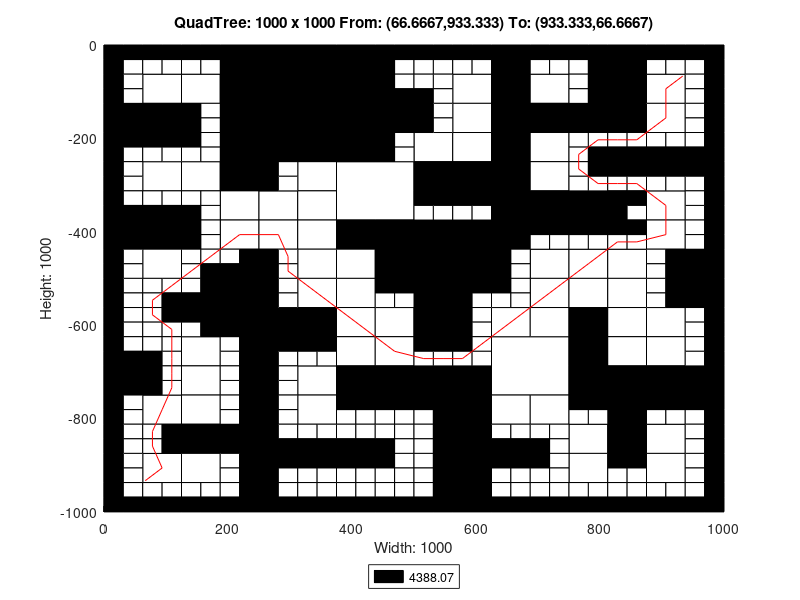

Recreate this plot in MATLAB.
axis([0 1000 -1000 0]);
title('QuadTree: 1000 x 1000 From: (66.6667,933.333) To: (933.333,66.6667)');
xlabel('Width: 1000');
ylabel('Height: 1000');
rectangle('Position',[250 -125 125 125], 'FaceColor',[0 0 0]);
rectangle('Position',[250 -250 125 125], 'FaceColor',[0 0 0]);
rectangle('Position',[375 -375 125 125], 'FaceColor',[1 1 1]);
rectangle('Position',[500 -500 125 125], 'FaceColor',[0 0 0]);
rectangle('Position',[625 -750 125 125], 'FaceColor',[1 1 1]);
rectangle('Position',[62.5 -125 62.5 62.5], 'FaceColor',[1 1 1]);
rectangle('Position',[187.5 -62.5 62.5 62.5], 'FaceColor',[0 0 0]);
rectangle('Position',[125 -125 62.5 62.5], 'FaceColor',[1 1 1]);
rectangle('Position',[187.5 -125 62.5 62.5], 'FaceColor',[0 0 0]);
rectangle('Position',[0 -187.5 62.5 62.5], 'FaceColor',[0 0 0]);
rectangle('Position',[62.5 -187.5 62.5 62.5], 'FaceColor',[0 0 0]);
rectangle('Position',[187.5 -187.5 62.5 62.5], 'FaceColor',[0 0 0]);
rectangle('Position',[187.5 -250 62.5 62.5], 'FaceColor',[0 0 0]);
rectangle('Position',[375 -62.5 62.5 62.5], 'FaceColor',[0 0 0]);
rectangle('Position',[375 -125 62.5 62.5], 'FaceColor',[0 0 0]);
rectangle('Position',[375 -187.5 62.5 62.5], 'FaceColor',[0 0 0]);
rectangle('Position',[437.5 -187.5 62.5 62.5], 'FaceColor',[0 0 0]);
rectangle('Position',[375 -250 62.5 62.5], 'FaceColor',[0 0 0]);
rectangle('Position',[62.5 -312.5 62.5 62.5], 'FaceColor',[1 1 1]);
rectangle('Position',[125 -312.5 62.5 62.5], 'FaceColor',[1 1 1]);
rectangle('Position',[187.5 -312.5 62.5 62.5], 'FaceColor',[0 0 0]);
rectangle('Position',[187.5 -375 62.5 62.5], 'FaceColor',[1 1 1]);
rectangle('Position',[0 -437.5 62.5 62.5], 'FaceColor',[0 0 0]);
rectangle('Position',[62.5 -437.5 62.5 62.5], 'FaceColor',[0 0 0]);
rectangle('Position',[62.5 -500 62.5 62.5], 'FaceColor',[1 1 1]);
rectangle('Position',[187.5 -437.5 62.5 62.5], 'FaceColor',[1 1 1]);
rectangle('Position',[312.5 -312.5 62.5 62.5], 'FaceColor',[1 1 1]);
rectangle('Position',[250 -375 62.5 62.5], 'FaceColor',[1 1 1]);
rectangle('Position',[312.5 -375 62.5 62.5], 'FaceColor',[1 1 1]);
rectangle('Position',[250 -437.5 62.5 62.5], 'FaceColor',[1 1 1]);
rectangle('Position',[312.5 -437.5 62.5 62.5], 'FaceColor',[1 1 1]);
rectangle('Position',[312.5 -500 62.5 62.5], 'FaceColor',[1 1 1]);
rectangle('Position',[375 -437.5 62.5 62.5], 'FaceColor',[0 0 0]);
rectangle('Position',[437.5 -437.5 62.5 62.5], 'FaceColor',[0 0 0]);
rectangle('Position',[375 -500 62.5 62.5], 'FaceColor',[1 1 1]);
rectangle('Position',[437.5 -500 62.5 62.5], 'FaceColor',[0 0 0]);
rectangle('Position',[562.5 -125 62.5 62.5], 'FaceColor',[1 1 1]);
rectangle('Position',[625 -62.5 62.5 62.5], 'FaceColor',[0 0 0]);
rectangle('Position',[625 -125 62.5 62.5], 'FaceColor',[0 0 0]);
rectangle('Position',[687.5 -125 62.5 62.5], 'FaceColor',[1 1 1]);
rectangle('Position',[562.5 -187.5 62.5 62.5], 'FaceColor',[1 1 1]);
rectangle('Position',[500 -250 62.5 62.5], 'FaceColor',[1 1 1]);
rectangle('Position',[562.5 -250 62.5 62.5], 'FaceColor',[1 1 1]);
rectangle('Position',[625 -187.5 62.5 62.5], 'FaceColor',[0 0 0]);
rectangle('Position',[687.5 -187.5 62.5 62.5], 'FaceColor',[0 0 0]);
rectangle('Position',[625 -250 62.5 62.5], 'FaceColor',[0 0 0]);
rectangle('Position',[687.5 -250 62.5 62.5], 'FaceColor',[1 1 1]);
rectangle('Position',[812.5 -62.5 62.5 62.5], 'FaceColor',[0 0 0]);
rectangle('Position',[812.5 -125 62.5 62.5], 'FaceColor',[0 0 0]);
rectangle('Position',[875 -125 62.5 62.5], 'FaceColor',[1 1 1]);
rectangle('Position',[750 -187.5 62.5 62.5], 'FaceColor',[0 0 0]);
rectangle('Position',[812.5 -187.5 62.5 62.5], 'FaceColor',[0 0 0]);
rectangle('Position',[875 -187.5 62.5 62.5], 'FaceColor',[1 1 1]);
rectangle('Position',[500 -312.5 62.5 62.5], 'FaceColor',[0 0 0]);
rectangle('Position',[562.5 -312.5 62.5 62.5], 'FaceColor',[0 0 0]);
rectangle('Position',[625 -312.5 62.5 62.5], 'FaceColor',[0 0 0]);
rectangle('Position',[687.5 -312.5 62.5 62.5], 'FaceColor',[1 1 1]);
rectangle('Position',[625 -375 62.5 62.5], 'FaceColor',[0 0 0]);
rectangle('Position',[687.5 -375 62.5 62.5], 'FaceColor',[0 0 0]);
rectangle('Position',[625 -437.5 62.5 62.5], 'FaceColor',[0 0 0]);
rectangle('Position',[687.5 -500 62.5 62.5], 'FaceColor',[1 1 1]);
rectangle('Position',[750 -375 62.5 62.5], 'FaceColor',[0 0 0]);
rectangle('Position',[875 -375 62.5 62.5], 'FaceColor',[1 1 1]);
rectangle('Position',[750 -500 62.5 62.5], 'FaceColor',[1 1 1]);
rectangle('Position',[812.5 -500 62.5 62.5], 'FaceColor',[1 1 1]);
rectangle('Position',[875 -437.5 62.5 62.5], 'FaceColor',[1 1 1]);
rectangle('Position',[937.5 -500 62.5 62.5], 'FaceColor',[0 0 0]);
rectangle('Position',[187.5 -562.5 62.5 62.5], 'FaceColor',[0 0 0]);
rectangle('Position',[187.5 -625 62.5 62.5], 'FaceColor',[0 0 0]);
rectangle('Position',[0 -750 62.5 62.5], 'FaceColor',[0 0 0]);
rectangle('Position',[125 -687.5 62.5 62.5], 'FaceColor',[1 1 1]);
rectangle('Position',[125 -750 62.5 62.5], 'FaceColor',[1 1 1]);
rectangle('Position',[312.5 -562.5 62.5 62.5], 'FaceColor',[1 1 1]);
rectangle('Position',[250 -625 62.5 62.5], 'FaceColor',[0 0 0]);
rectangle('Position',[312.5 -625 62.5 62.5], 'FaceColor',[0 0 0]);
rectangle('Position',[375 -562.5 62.5 62.5], 'FaceColor',[1 1 1]);
rectangle('Position',[375 -625 62.5 62.5], 'FaceColor',[1 1 1]);
rectangle('Position',[437.5 -625 62.5 62.5], 'FaceColor',[1 1 1]);
rectangle('Position',[312.5 -750 62.5 62.5], 'FaceColor',[1 1 1]);
rectangle('Position',[375 -687.5 62.5 62.5], 'FaceColor',[1 1 1]);
rectangle('Position',[437.5 -687.5 62.5 62.5], 'FaceColor',[1 1 1]);
rectangle('Position',[375 -750 62.5 62.5], 'FaceColor',[0 0 0]);
rectangle('Position',[437.5 -750 62.5 62.5], 'FaceColor',[0 0 0]);
rectangle('Position',[62.5 -812.5 62.5 62.5], 'FaceColor',[1 1 1]);
rectangle('Position',[125 -812.5 62.5 62.5], 'FaceColor',[1 1 1]);
rectangle('Position',[125 -875 62.5 62.5], 'FaceColor',[0 0 0]);
rectangle('Position',[187.5 -875 62.5 62.5], 'FaceColor',[0 0 0]);
rectangle('Position',[62.5 -937.5 62.5 62.5], 'FaceColor',[1 1 1]);
rectangle('Position',[125 -937.5 62.5 62.5], 'FaceColor',[1 1 1]);
rectangle('Position',[312.5 -812.5 62.5 62.5], 'FaceColor',[1 1 1]);
rectangle('Position',[500 -562.5 62.5 62.5], 'FaceColor',[0 0 0]);
rectangle('Position',[500 -625 62.5 62.5], 'FaceColor',[0 0 0]);
rectangle('Position',[687.5 -562.5 62.5 62.5], 'FaceColor',[1 1 1]);
rectangle('Position',[625 -625 62.5 62.5], 'FaceColor',[1 1 1]);
rectangle('Position',[687.5 -625 62.5 62.5], 'FaceColor',[1 1 1]);
rectangle('Position',[500 -750 62.5 62.5], 'FaceColor',[0 0 0]);
rectangle('Position',[562.5 -750 62.5 62.5], 'FaceColor',[0 0 0]);
rectangle('Position',[750 -562.5 62.5 62.5], 'FaceColor',[1 1 1]);
rectangle('Position',[812.5 -562.5 62.5 62.5], 'FaceColor',[1 1 1]);
rectangle('Position',[750 -625 62.5 62.5], 'FaceColor',[0 0 0]);
rectangle('Position',[812.5 -625 62.5 62.5], 'FaceColor',[1 1 1]);
rectangle('Position',[937.5 -562.5 62.5 62.5], 'FaceColor',[0 0 0]);
rectangle('Position',[875 -625 62.5 62.5], 'FaceColor',[1 1 1]);
rectangle('Position',[750 -687.5 62.5 62.5], 'FaceColor',[0 0 0]);
rectangle('Position',[812.5 -687.5 62.5 62.5], 'FaceColor',[1 1 1]);
rectangle('Position',[750 -750 62.5 62.5], 'FaceColor',[0 0 0]);
rectangle('Position',[812.5 -750 62.5 62.5], 'FaceColor',[0 0 0]);
rectangle('Position',[875 -687.5 62.5 62.5], 'FaceColor',[1 1 1]);
rectangle('Position',[875 -750 62.5 62.5], 'FaceColor',[0 0 0]);
rectangle('Position',[937.5 -750 62.5 62.5], 'FaceColor',[0 0 0]);
rectangle('Position',[562.5 -812.5 62.5 62.5], 'FaceColor',[0 0 0]);
rectangle('Position',[562.5 -875 62.5 62.5], 'FaceColor',[0 0 0]);
rectangle('Position',[625 -812.5 62.5 62.5], 'FaceColor',[1 1 1]);
rectangle('Position',[687.5 -812.5 62.5 62.5], 'FaceColor',[1 1 1]);
rectangle('Position',[562.5 -937.5 62.5 62.5], 'FaceColor',[0 0 0]);
rectangle('Position',[562.5 -1000 62.5 62.5], 'FaceColor',[0 0 0]);
rectangle('Position',[812.5 -812.5 62.5 62.5], 'FaceColor',[0 0 0]);
rectangle('Position',[750 -875 62.5 62.5], 'FaceColor',[1 1 1]);
rectangle('Position',[812.5 -875 62.5 62.5], 'FaceColor',[0 0 0]);
rectangle('Position',[875 -875 62.5 62.5], 'FaceColor',[1 1 1]);
rectangle('Position',[750 -937.5 62.5 62.5], 'FaceColor',[1 1 1]);
rectangle('Position',[875 -937.5 62.5 62.5], 'FaceColor',[1 1 1]);
rectangle('Position',[0 -31.25 31.25 31.25], 'FaceColor',[0 0 0]);
rectangle('Position',[31.25 -31.25 31.25 31.25], 'FaceColor',[0 0 0]);
rectangle('Position',[0 -62.5 31.25 31.25], 'FaceColor',[0 0 0]);
rectangle('Position',[31.25 -62.5 31.25 31.25], 'FaceColor',[1 1 1]);
rectangle('Position',[62.5 -31.25 31.25 31.25], 'FaceColor',[0 0 0]);
rectangle('Position',[93.75 -31.25 31.25 31.25], 'FaceColor',[0 0 0]);
rectangle('Position',[62.5 -62.5 31.25 31.25], 'FaceColor',[1 1 1]);
rectangle('Position',[93.75 -62.5 31.25 31.25], 'FaceColor',[1 1 1]);
rectangle('Position',[0 -93.75 31.25 31.25], 'FaceColor',[0 0 0]);
rectangle('Position',[31.25 -93.75 31.25 31.25], 'FaceColor',[1 1 1]);
rectangle('Position',[0 -125 31.25 31.25], 'FaceColor',[0 0 0]);
rectangle('Position',[31.25 -125 31.25 31.25], 'FaceColor',[1 1 1]);
rectangle('Position',[125 -31.25 31.25 31.25], 'FaceColor',[0 0 0]);
rectangle('Position',[156.25 -31.25 31.25 31.25], 'FaceColor',[0 0 0]);
rectangle('Position',[125 -62.5 31.25 31.25], 'FaceColor',[1 1 1]);
rectangle('Position',[156.25 -62.5 31.25 31.25], 'FaceColor',[1 1 1]);
rectangle('Position',[0 -218.75 31.25 31.25], 'FaceColor',[0 0 0]);
rectangle('Position',[31.25 -218.75 31.25 31.25], 'FaceColor',[0 0 0]);
rectangle('Position',[0 -250 31.25 31.25], 'FaceColor',[0 0 0]);
rectangle('Position',[31.25 -250 31.25 31.25], 'FaceColor',[1 1 1]);
rectangle('Position',[62.5 -218.75 31.25 31.25], 'FaceColor',[0 0 0]);
rectangle('Position',[93.75 -218.75 31.25 31.25], 'FaceColor',[0 0 0]);
rectangle('Position',[62.5 -250 31.25 31.25], 'FaceColor',[1 1 1]);
rectangle('Position',[93.75 -250 31.25 31.25], 'FaceColor',[1 1 1]);
rectangle('Position',[125 -156.25 31.25 31.25], 'FaceColor',[0 0 0]);
rectangle('Position',[156.25 -156.25 31.25 31.25], 'FaceColor',[1 1 1]);
rectangle('Position',[125 -187.5 31.25 31.25], 'FaceColor',[0 0 0]);
rectangle('Position',[156.25 -187.5 31.25 31.25], 'FaceColor',[1 1 1]);
rectangle('Position',[125 -218.75 31.25 31.25], 'FaceColor',[0 0 0]);
rectangle('Position',[156.25 -218.75 31.25 31.25], 'FaceColor',[1 1 1]);
rectangle('Position',[125 -250 31.25 31.25], 'FaceColor',[1 1 1]);
rectangle('Position',[156.25 -250 31.25 31.25], 'FaceColor',[1 1 1]);
rectangle('Position',[437.5 -31.25 31.25 31.25], 'FaceColor',[0 0 0]);
rectangle('Position',[468.75 -31.25 31.25 31.25], 'FaceColor',[0 0 0]);
rectangle('Position',[437.5 -62.5 31.25 31.25], 'FaceColor',[0 0 0]);
rectangle('Position',[468.75 -62.5 31.25 31.25], 'FaceColor',[1 1 1]);
rectangle('Position',[437.5 -93.75 31.25 31.25], 'FaceColor',[0 0 0]);
rectangle('Position',[468.75 -93.75 31.25 31.25], 'FaceColor',[1 1 1]);
rectangle('Position',[437.5 -125 31.25 31.25], 'FaceColor',[0 0 0]);
rectangle('Position',[468.75 -125 31.25 31.25], 'FaceColor',[0 0 0]);
rectangle('Position',[437.5 -218.75 31.25 31.25], 'FaceColor',[0 0 0]);
rectangle('Position',[468.75 -218.75 31.25 31.25], 'FaceColor',[1 1 1]);
rectangle('Position',[437.5 -250 31.25 31.25], 'FaceColor',[0 0 0]);
rectangle('Position',[468.75 -250 31.25 31.25], 'FaceColor',[1 1 1]);
rectangle('Position',[0 -281.25 31.25 31.25], 'FaceColor',[0 0 0]);
rectangle('Position',[31.25 -281.25 31.25 31.25], 'FaceColor',[1 1 1]);
rectangle('Position',[0 -312.5 31.25 31.25], 'FaceColor',[0 0 0]);
rectangle('Position',[31.25 -312.5 31.25 31.25], 'FaceColor',[1 1 1]);
rectangle('Position',[0 -343.75 31.25 31.25], 'FaceColor',[0 0 0]);
rectangle('Position',[31.25 -343.75 31.25 31.25], 'FaceColor',[1 1 1]);
rectangle('Position',[0 -375 31.25 31.25], 'FaceColor',[0 0 0]);
rectangle('Position',[31.25 -375 31.25 31.25], 'FaceColor',[0 0 0]);
rectangle('Position',[62.5 -343.75 31.25 31.25], 'FaceColor',[1 1 1]);
rectangle('Position',[93.75 -343.75 31.25 31.25], 'FaceColor',[1 1 1]);
rectangle('Position',[62.5 -375 31.25 31.25], 'FaceColor',[0 0 0]);
rectangle('Position',[93.75 -375 31.25 31.25], 'FaceColor',[0 0 0]);
rectangle('Position',[125 -343.75 31.25 31.25], 'FaceColor',[1 1 1]);
rectangle('Position',[156.25 -343.75 31.25 31.25], 'FaceColor',[1 1 1]);
rectangle('Position',[125 -375 31.25 31.25], 'FaceColor',[0 0 0]);
rectangle('Position',[156.25 -375 31.25 31.25], 'FaceColor',[1 1 1]);
rectangle('Position',[0 -468.75 31.25 31.25], 'FaceColor',[0 0 0]);
rectangle('Position',[31.25 -468.75 31.25 31.25], 'FaceColor',[1 1 1]);
rectangle('Position',[0 -500 31.25 31.25], 'FaceColor',[0 0 0]);
rectangle('Position',[31.25 -500 31.25 31.25], 'FaceColor',[1 1 1]);
rectangle('Position',[125 -406.25 31.25 31.25], 'FaceColor',[0 0 0]);
rectangle('Position',[156.25 -406.25 31.25 31.25], 'FaceColor',[1 1 1]);
rectangle('Position',[125 -437.5 31.25 31.25], 'FaceColor',[0 0 0]);
rectangle('Position',[156.25 -437.5 31.25 31.25], 'FaceColor',[1 1 1]);
rectangle('Position',[125 -468.75 31.25 31.25], 'FaceColor',[1 1 1]);
rectangle('Position',[156.25 -468.75 31.25 31.25], 'FaceColor',[1 1 1]);
rectangle('Position',[125 -500 31.25 31.25], 'FaceColor',[1 1 1]);
rectangle('Position',[156.25 -500 31.25 31.25], 'FaceColor',[0 0 0]);
rectangle('Position',[187.5 -468.75 31.25 31.25], 'FaceColor',[1 1 1]);
rectangle('Position',[218.75 -468.75 31.25 31.25], 'FaceColor',[0 0 0]);
rectangle('Position',[187.5 -500 31.25 31.25], 'FaceColor',[0 0 0]);
rectangle('Position',[218.75 -500 31.25 31.25], 'FaceColor',[0 0 0]);
rectangle('Position',[250 -281.25 31.25 31.25], 'FaceColor',[0 0 0]);
rectangle('Position',[281.25 -281.25 31.25 31.25], 'FaceColor',[1 1 1]);
rectangle('Position',[250 -312.5 31.25 31.25], 'FaceColor',[0 0 0]);
rectangle('Position',[281.25 -312.5 31.25 31.25], 'FaceColor',[1 1 1]);
rectangle('Position',[250 -468.75 31.25 31.25], 'FaceColor',[0 0 0]);
rectangle('Position',[281.25 -468.75 31.25 31.25], 'FaceColor',[1 1 1]);
rectangle('Position',[250 -500 31.25 31.25], 'FaceColor',[0 0 0]);
rectangle('Position',[281.25 -500 31.25 31.25], 'FaceColor',[1 1 1]);
rectangle('Position',[500 -31.25 31.25 31.25], 'FaceColor',[0 0 0]);
rectangle('Position',[531.25 -31.25 31.25 31.25], 'FaceColor',[0 0 0]);
rectangle('Position',[500 -62.5 31.25 31.25], 'FaceColor',[1 1 1]);
rectangle('Position',[531.25 -62.5 31.25 31.25], 'FaceColor',[1 1 1]);
rectangle('Position',[562.5 -31.25 31.25 31.25], 'FaceColor',[0 0 0]);
rectangle('Position',[593.75 -31.25 31.25 31.25], 'FaceColor',[0 0 0]);
rectangle('Position',[562.5 -62.5 31.25 31.25], 'FaceColor',[1 1 1]);
rectangle('Position',[593.75 -62.5 31.25 31.25], 'FaceColor',[1 1 1]);
rectangle('Position',[500 -93.75 31.25 31.25], 'FaceColor',[1 1 1]);
rectangle('Position',[531.25 -93.75 31.25 31.25], 'FaceColor',[1 1 1]);
rectangle('Position',[500 -125 31.25 31.25], 'FaceColor',[0 0 0]);
rectangle('Position',[531.25 -125 31.25 31.25], 'FaceColor',[1 1 1]);
rectangle('Position',[687.5 -31.25 31.25 31.25], 'FaceColor',[0 0 0]);
rectangle('Position',[718.75 -31.25 31.25 31.25], 'FaceColor',[0 0 0]);
rectangle('Position',[687.5 -62.5 31.25 31.25], 'FaceColor',[1 1 1]);
rectangle('Position',[718.75 -62.5 31.25 31.25], 'FaceColor',[1 1 1]);
rectangle('Position',[500 -156.25 31.25 31.25], 'FaceColor',[0 0 0]);
rectangle('Position',[531.25 -156.25 31.25 31.25], 'FaceColor',[1 1 1]);
rectangle('Position',[500 -187.5 31.25 31.25], 'FaceColor',[0 0 0]);
rectangle('Position',[531.25 -187.5 31.25 31.25], 'FaceColor',[1 1 1]);
rectangle('Position',[750 -31.25 31.25 31.25], 'FaceColor',[0 0 0]);
rectangle('Position',[781.25 -31.25 31.25 31.25], 'FaceColor',[0 0 0]);
rectangle('Position',[750 -62.5 31.25 31.25], 'FaceColor',[1 1 1]);
rectangle('Position',[781.25 -62.5 31.25 31.25], 'FaceColor',[0 0 0]);
rectangle('Position',[750 -93.75 31.25 31.25], 'FaceColor',[1 1 1]);
rectangle('Position',[781.25 -93.75 31.25 31.25], 'FaceColor',[0 0 0]);
rectangle('Position',[750 -125 31.25 31.25], 'FaceColor',[1 1 1]);
rectangle('Position',[781.25 -125 31.25 31.25], 'FaceColor',[0 0 0]);
rectangle('Position',[875 -31.25 31.25 31.25], 'FaceColor',[0 0 0]);
rectangle('Position',[906.25 -31.25 31.25 31.25], 'FaceColor',[0 0 0]);
rectangle('Position',[875 -62.5 31.25 31.25], 'FaceColor',[1 1 1]);
rectangle('Position',[906.25 -62.5 31.25 31.25], 'FaceColor',[1 1 1]);
rectangle('Position',[937.5 -31.25 31.25 31.25], 'FaceColor',[0 0 0]);
rectangle('Position',[968.75 -31.25 31.25 31.25], 'FaceColor',[0 0 0]);
rectangle('Position',[937.5 -62.5 31.25 31.25], 'FaceColor',[1 1 1]);
rectangle('Position',[968.75 -62.5 31.25 31.25], 'FaceColor',[0 0 0]);
rectangle('Position',[937.5 -93.75 31.25 31.25], 'FaceColor',[1 1 1]);
rectangle('Position',[968.75 -93.75 31.25 31.25], 'FaceColor',[0 0 0]);
rectangle('Position',[937.5 -125 31.25 31.25], 'FaceColor',[1 1 1]);
rectangle('Position',[968.75 -125 31.25 31.25], 'FaceColor',[0 0 0]);
rectangle('Position',[750 -218.75 31.25 31.25], 'FaceColor',[1 1 1]);
rectangle('Position',[781.25 -218.75 31.25 31.25], 'FaceColor',[1 1 1]);
rectangle('Position',[750 -250 31.25 31.25], 'FaceColor',[1 1 1]);
rectangle('Position',[781.25 -250 31.25 31.25], 'FaceColor',[0 0 0]);
rectangle('Position',[812.5 -218.75 31.25 31.25], 'FaceColor',[1 1 1]);
rectangle('Position',[843.75 -218.75 31.25 31.25], 'FaceColor',[1 1 1]);
rectangle('Position',[812.5 -250 31.25 31.25], 'FaceColor',[0 0 0]);
rectangle('Position',[843.75 -250 31.25 31.25], 'FaceColor',[0 0 0]);
rectangle('Position',[937.5 -156.25 31.25 31.25], 'FaceColor',[1 1 1]);
rectangle('Position',[968.75 -156.25 31.25 31.25], 'FaceColor',[0 0 0]);
rectangle('Position',[937.5 -187.5 31.25 31.25], 'FaceColor',[1 1 1]);
rectangle('Position',[968.75 -187.5 31.25 31.25], 'FaceColor',[0 0 0]);
rectangle('Position',[875 -218.75 31.25 31.25], 'FaceColor',[1 1 1]);
rectangle('Position',[906.25 -218.75 31.25 31.25], 'FaceColor',[1 1 1]);
rectangle('Position',[875 -250 31.25 31.25], 'FaceColor',[0 0 0]);
rectangle('Position',[906.25 -250 31.25 31.25], 'FaceColor',[0 0 0]);
rectangle('Position',[937.5 -218.75 31.25 31.25], 'FaceColor',[1 1 1]);
rectangle('Position',[968.75 -218.75 31.25 31.25], 'FaceColor',[0 0 0]);
rectangle('Position',[937.5 -250 31.25 31.25], 'FaceColor',[0 0 0]);
rectangle('Position',[968.75 -250 31.25 31.25], 'FaceColor',[0 0 0]);
rectangle('Position',[500 -343.75 31.25 31.25], 'FaceColor',[0 0 0]);
rectangle('Position',[531.25 -343.75 31.25 31.25], 'FaceColor',[0 0 0]);
rectangle('Position',[500 -375 31.25 31.25], 'FaceColor',[1 1 1]);
rectangle('Position',[531.25 -375 31.25 31.25], 'FaceColor',[1 1 1]);
rectangle('Position',[562.5 -343.75 31.25 31.25], 'FaceColor',[0 0 0]);
rectangle('Position',[593.75 -343.75 31.25 31.25], 'FaceColor',[0 0 0]);
rectangle('Position',[562.5 -375 31.25 31.25], 'FaceColor',[1 1 1]);
rectangle('Position',[593.75 -375 31.25 31.25], 'FaceColor',[1 1 1]);
rectangle('Position',[687.5 -406.25 31.25 31.25], 'FaceColor',[0 0 0]);
rectangle('Position',[718.75 -406.25 31.25 31.25], 'FaceColor',[0 0 0]);
rectangle('Position',[687.5 -437.5 31.25 31.25], 'FaceColor',[1 1 1]);
rectangle('Position',[718.75 -437.5 31.25 31.25], 'FaceColor',[1 1 1]);
rectangle('Position',[625 -468.75 31.25 31.25], 'FaceColor',[0 0 0]);
rectangle('Position',[656.25 -468.75 31.25 31.25], 'FaceColor',[1 1 1]);
rectangle('Position',[625 -500 31.25 31.25], 'FaceColor',[0 0 0]);
rectangle('Position',[656.25 -500 31.25 31.25], 'FaceColor',[1 1 1]);
rectangle('Position',[750 -281.25 31.25 31.25], 'FaceColor',[1 1 1]);
rectangle('Position',[781.25 -281.25 31.25 31.25], 'FaceColor',[0 0 0]);
rectangle('Position',[750 -312.5 31.25 31.25], 'FaceColor',[1 1 1]);
rectangle('Position',[781.25 -312.5 31.25 31.25], 'FaceColor',[1 1 1]);
rectangle('Position',[812.5 -281.25 31.25 31.25], 'FaceColor',[0 0 0]);
rectangle('Position',[843.75 -281.25 31.25 31.25], 'FaceColor',[0 0 0]);
rectangle('Position',[812.5 -312.5 31.25 31.25], 'FaceColor',[1 1 1]);
rectangle('Position',[843.75 -312.5 31.25 31.25], 'FaceColor',[1 1 1]);
rectangle('Position',[812.5 -343.75 31.25 31.25], 'FaceColor',[0 0 0]);
rectangle('Position',[843.75 -343.75 31.25 31.25], 'FaceColor',[0 0 0]);
rectangle('Position',[812.5 -375 31.25 31.25], 'FaceColor',[0 0 0]);
rectangle('Position',[843.75 -375 31.25 31.25], 'FaceColor',[1 1 1]);
rectangle('Position',[875 -281.25 31.25 31.25], 'FaceColor',[0 0 0]);
rectangle('Position',[906.25 -281.25 31.25 31.25], 'FaceColor',[0 0 0]);
rectangle('Position',[875 -312.5 31.25 31.25], 'FaceColor',[1 1 1]);
rectangle('Position',[906.25 -312.5 31.25 31.25], 'FaceColor',[1 1 1]);
rectangle('Position',[937.5 -281.25 31.25 31.25], 'FaceColor',[0 0 0]);
rectangle('Position',[968.75 -281.25 31.25 31.25], 'FaceColor',[0 0 0]);
rectangle('Position',[937.5 -312.5 31.25 31.25], 'FaceColor',[1 1 1]);
rectangle('Position',[968.75 -312.5 31.25 31.25], 'FaceColor',[0 0 0]);
rectangle('Position',[937.5 -343.75 31.25 31.25], 'FaceColor',[1 1 1]);
rectangle('Position',[968.75 -343.75 31.25 31.25], 'FaceColor',[0 0 0]);
rectangle('Position',[937.5 -375 31.25 31.25], 'FaceColor',[1 1 1]);
rectangle('Position',[968.75 -375 31.25 31.25], 'FaceColor',[0 0 0]);
rectangle('Position',[750 -406.25 31.25 31.25], 'FaceColor',[0 0 0]);
rectangle('Position',[781.25 -406.25 31.25 31.25], 'FaceColor',[0 0 0]);
rectangle('Position',[750 -437.5 31.25 31.25], 'FaceColor',[1 1 1]);
rectangle('Position',[781.25 -437.5 31.25 31.25], 'FaceColor',[1 1 1]);
rectangle('Position',[812.5 -406.25 31.25 31.25], 'FaceColor',[0 0 0]);
rectangle('Position',[843.75 -406.25 31.25 31.25], 'FaceColor',[0 0 0]);
rectangle('Position',[812.5 -437.5 31.25 31.25], 'FaceColor',[1 1 1]);
rectangle('Position',[843.75 -437.5 31.25 31.25], 'FaceColor',[1 1 1]);
rectangle('Position',[937.5 -406.25 31.25 31.25], 'FaceColor',[1 1 1]);
rectangle('Position',[968.75 -406.25 31.25 31.25], 'FaceColor',[0 0 0]);
rectangle('Position',[937.5 -437.5 31.25 31.25], 'FaceColor',[1 1 1]);
rectangle('Position',[968.75 -437.5 31.25 31.25], 'FaceColor',[0 0 0]);
rectangle('Position',[875 -468.75 31.25 31.25], 'FaceColor',[1 1 1]);
rectangle('Position',[906.25 -468.75 31.25 31.25], 'FaceColor',[0 0 0]);
rectangle('Position',[875 -500 31.25 31.25], 'FaceColor',[1 1 1]);
rectangle('Position',[906.25 -500 31.25 31.25], 'FaceColor',[0 0 0]);
rectangle('Position',[0 -531.25 31.25 31.25], 'FaceColor',[0 0 0]);
rectangle('Position',[31.25 -531.25 31.25 31.25], 'FaceColor',[1 1 1]);
rectangle('Position',[0 -562.5 31.25 31.25], 'FaceColor',[0 0 0]);
rectangle('Position',[31.25 -562.5 31.25 31.25], 'FaceColor',[1 1 1]);
rectangle('Position',[62.5 -531.25 31.25 31.25], 'FaceColor',[1 1 1]);
rectangle('Position',[93.75 -531.25 31.25 31.25], 'FaceColor',[1 1 1]);
rectangle('Position',[62.5 -562.5 31.25 31.25], 'FaceColor',[1 1 1]);
rectangle('Position',[93.75 -562.5 31.25 31.25], 'FaceColor',[0 0 0]);
rectangle('Position',[0 -593.75 31.25 31.25], 'FaceColor',[0 0 0]);
rectangle('Position',[31.25 -593.75 31.25 31.25], 'FaceColor',[1 1 1]);
rectangle('Position',[0 -625 31.25 31.25], 'FaceColor',[0 0 0]);
rectangle('Position',[31.25 -625 31.25 31.25], 'FaceColor',[1 1 1]);
rectangle('Position',[62.5 -593.75 31.25 31.25], 'FaceColor',[1 1 1]);
rectangle('Position',[93.75 -593.75 31.25 31.25], 'FaceColor',[0 0 0]);
rectangle('Position',[62.5 -625 31.25 31.25], 'FaceColor',[1 1 1]);
rectangle('Position',[93.75 -625 31.25 31.25], 'FaceColor',[1 1 1]);
rectangle('Position',[125 -531.25 31.25 31.25], 'FaceColor',[1 1 1]);
rectangle('Position',[156.25 -531.25 31.25 31.25], 'FaceColor',[0 0 0]);
rectangle('Position',[125 -562.5 31.25 31.25], 'FaceColor',[0 0 0]);
rectangle('Position',[156.25 -562.5 31.25 31.25], 'FaceColor',[0 0 0]);
rectangle('Position',[125 -593.75 31.25 31.25], 'FaceColor',[0 0 0]);
rectangle('Position',[156.25 -593.75 31.25 31.25], 'FaceColor',[0 0 0]);
rectangle('Position',[125 -625 31.25 31.25], 'FaceColor',[1 1 1]);
rectangle('Position',[156.25 -625 31.25 31.25], 'FaceColor',[0 0 0]);
rectangle('Position',[0 -656.25 31.25 31.25], 'FaceColor',[0 0 0]);
rectangle('Position',[31.25 -656.25 31.25 31.25], 'FaceColor',[1 1 1]);
rectangle('Position',[0 -687.5 31.25 31.25], 'FaceColor',[0 0 0]);
rectangle('Position',[31.25 -687.5 31.25 31.25], 'FaceColor',[0 0 0]);
rectangle('Position',[62.5 -656.25 31.25 31.25], 'FaceColor',[1 1 1]);
rectangle('Position',[93.75 -656.25 31.25 31.25], 'FaceColor',[1 1 1]);
rectangle('Position',[62.5 -687.5 31.25 31.25], 'FaceColor',[0 0 0]);
rectangle('Position',[93.75 -687.5 31.25 31.25], 'FaceColor',[1 1 1]);
rectangle('Position',[62.5 -718.75 31.25 31.25], 'FaceColor',[0 0 0]);
rectangle('Position',[93.75 -718.75 31.25 31.25], 'FaceColor',[1 1 1]);
rectangle('Position',[62.5 -750 31.25 31.25], 'FaceColor',[0 0 0]);
rectangle('Position',[93.75 -750 31.25 31.25], 'FaceColor',[1 1 1]);
rectangle('Position',[187.5 -656.25 31.25 31.25], 'FaceColor',[1 1 1]);
rectangle('Position',[218.75 -656.25 31.25 31.25], 'FaceColor',[0 0 0]);
rectangle('Position',[187.5 -687.5 31.25 31.25], 'FaceColor',[1 1 1]);
rectangle('Position',[218.75 -687.5 31.25 31.25], 'FaceColor',[0 0 0]);
rectangle('Position',[187.5 -718.75 31.25 31.25], 'FaceColor',[1 1 1]);
rectangle('Position',[218.75 -718.75 31.25 31.25], 'FaceColor',[0 0 0]);
rectangle('Position',[187.5 -750 31.25 31.25], 'FaceColor',[1 1 1]);
rectangle('Position',[218.75 -750 31.25 31.25], 'FaceColor',[0 0 0]);
rectangle('Position',[250 -531.25 31.25 31.25], 'FaceColor',[0 0 0]);
rectangle('Position',[281.25 -531.25 31.25 31.25], 'FaceColor',[1 1 1]);
rectangle('Position',[250 -562.5 31.25 31.25], 'FaceColor',[0 0 0]);
rectangle('Position',[281.25 -562.5 31.25 31.25], 'FaceColor',[1 1 1]);
rectangle('Position',[437.5 -531.25 31.25 31.25], 'FaceColor',[0 0 0]);
rectangle('Position',[468.75 -531.25 31.25 31.25], 'FaceColor',[0 0 0]);
rectangle('Position',[437.5 -562.5 31.25 31.25], 'FaceColor',[1 1 1]);
rectangle('Position',[468.75 -562.5 31.25 31.25], 'FaceColor',[1 1 1]);
rectangle('Position',[250 -656.25 31.25 31.25], 'FaceColor',[0 0 0]);
rectangle('Position',[281.25 -656.25 31.25 31.25], 'FaceColor',[0 0 0]);
rectangle('Position',[250 -687.5 31.25 31.25], 'FaceColor',[0 0 0]);
rectangle('Position',[281.25 -687.5 31.25 31.25], 'FaceColor',[1 1 1]);
rectangle('Position',[312.5 -656.25 31.25 31.25], 'FaceColor',[0 0 0]);
rectangle('Position',[343.75 -656.25 31.25 31.25], 'FaceColor',[0 0 0]);
rectangle('Position',[312.5 -687.5 31.25 31.25], 'FaceColor',[1 1 1]);
rectangle('Position',[343.75 -687.5 31.25 31.25], 'FaceColor',[1 1 1]);
rectangle('Position',[250 -718.75 31.25 31.25], 'FaceColor',[0 0 0]);
rectangle('Position',[281.25 -718.75 31.25 31.25], 'FaceColor',[1 1 1]);
rectangle('Position',[250 -750 31.25 31.25], 'FaceColor',[0 0 0]);
rectangle('Position',[281.25 -750 31.25 31.25], 'FaceColor',[1 1 1]);
rectangle('Position',[0 -781.25 31.25 31.25], 'FaceColor',[0 0 0]);
rectangle('Position',[31.25 -781.25 31.25 31.25], 'FaceColor',[1 1 1]);
rectangle('Position',[0 -812.5 31.25 31.25], 'FaceColor',[0 0 0]);
rectangle('Position',[31.25 -812.5 31.25 31.25], 'FaceColor',[1 1 1]);
rectangle('Position',[0 -843.75 31.25 31.25], 'FaceColor',[0 0 0]);
rectangle('Position',[31.25 -843.75 31.25 31.25], 'FaceColor',[1 1 1]);
rectangle('Position',[0 -875 31.25 31.25], 'FaceColor',[0 0 0]);
rectangle('Position',[31.25 -875 31.25 31.25], 'FaceColor',[1 1 1]);
rectangle('Position',[62.5 -843.75 31.25 31.25], 'FaceColor',[1 1 1]);
rectangle('Position',[93.75 -843.75 31.25 31.25], 'FaceColor',[0 0 0]);
rectangle('Position',[62.5 -875 31.25 31.25], 'FaceColor',[1 1 1]);
rectangle('Position',[93.75 -875 31.25 31.25], 'FaceColor',[0 0 0]);
rectangle('Position',[187.5 -781.25 31.25 31.25], 'FaceColor',[1 1 1]);
rectangle('Position',[218.75 -781.25 31.25 31.25], 'FaceColor',[0 0 0]);
rectangle('Position',[187.5 -812.5 31.25 31.25], 'FaceColor',[1 1 1]);
rectangle('Position',[218.75 -812.5 31.25 31.25], 'FaceColor',[0 0 0]);
rectangle('Position',[0 -906.25 31.25 31.25], 'FaceColor',[0 0 0]);
rectangle('Position',[31.25 -906.25 31.25 31.25], 'FaceColor',[1 1 1]);
rectangle('Position',[0 -937.5 31.25 31.25], 'FaceColor',[0 0 0]);
rectangle('Position',[31.25 -937.5 31.25 31.25], 'FaceColor',[1 1 1]);
rectangle('Position',[0 -968.75 31.25 31.25], 'FaceColor',[0 0 0]);
rectangle('Position',[31.25 -968.75 31.25 31.25], 'FaceColor',[1 1 1]);
rectangle('Position',[0 -1000 31.25 31.25], 'FaceColor',[0 0 0]);
rectangle('Position',[31.25 -1000 31.25 31.25], 'FaceColor',[0 0 0]);
rectangle('Position',[62.5 -968.75 31.25 31.25], 'FaceColor',[1 1 1]);
rectangle('Position',[93.75 -968.75 31.25 31.25], 'FaceColor',[1 1 1]);
rectangle('Position',[62.5 -1000 31.25 31.25], 'FaceColor',[0 0 0]);
rectangle('Position',[93.75 -1000 31.25 31.25], 'FaceColor',[0 0 0]);
rectangle('Position',[187.5 -906.25 31.25 31.25], 'FaceColor',[1 1 1]);
rectangle('Position',[218.75 -906.25 31.25 31.25], 'FaceColor',[0 0 0]);
rectangle('Position',[187.5 -937.5 31.25 31.25], 'FaceColor',[1 1 1]);
rectangle('Position',[218.75 -937.5 31.25 31.25], 'FaceColor',[0 0 0]);
rectangle('Position',[125 -968.75 31.25 31.25], 'FaceColor',[1 1 1]);
rectangle('Position',[156.25 -968.75 31.25 31.25], 'FaceColor',[1 1 1]);
rectangle('Position',[125 -1000 31.25 31.25], 'FaceColor',[0 0 0]);
rectangle('Position',[156.25 -1000 31.25 31.25], 'FaceColor',[0 0 0]);
rectangle('Position',[187.5 -968.75 31.25 31.25], 'FaceColor',[1 1 1]);
rectangle('Position',[218.75 -968.75 31.25 31.25], 'FaceColor',[0 0 0]);
rectangle('Position',[187.5 -1000 31.25 31.25], 'FaceColor',[0 0 0]);
rectangle('Position',[218.75 -1000 31.25 31.25], 'FaceColor',[0 0 0]);
rectangle('Position',[250 -781.25 31.25 31.25], 'FaceColor',[0 0 0]);
rectangle('Position',[281.25 -781.25 31.25 31.25], 'FaceColor',[1 1 1]);
rectangle('Position',[250 -812.5 31.25 31.25], 'FaceColor',[0 0 0]);
rectangle('Position',[281.25 -812.5 31.25 31.25], 'FaceColor',[1 1 1]);
rectangle('Position',[250 -843.75 31.25 31.25], 'FaceColor',[0 0 0]);
rectangle('Position',[281.25 -843.75 31.25 31.25], 'FaceColor',[1 1 1]);
rectangle('Position',[250 -875 31.25 31.25], 'FaceColor',[0 0 0]);
rectangle('Position',[281.25 -875 31.25 31.25], 'FaceColor',[0 0 0]);
rectangle('Position',[312.5 -843.75 31.25 31.25], 'FaceColor',[1 1 1]);
rectangle('Position',[343.75 -843.75 31.25 31.25], 'FaceColor',[1 1 1]);
rectangle('Position',[312.5 -875 31.25 31.25], 'FaceColor',[0 0 0]);
rectangle('Position',[343.75 -875 31.25 31.25], 'FaceColor',[0 0 0]);
rectangle('Position',[375 -781.25 31.25 31.25], 'FaceColor',[0 0 0]);
rectangle('Position',[406.25 -781.25 31.25 31.25], 'FaceColor',[0 0 0]);
rectangle('Position',[375 -812.5 31.25 31.25], 'FaceColor',[1 1 1]);
rectangle('Position',[406.25 -812.5 31.25 31.25], 'FaceColor',[1 1 1]);
rectangle('Position',[437.5 -781.25 31.25 31.25], 'FaceColor',[0 0 0]);
rectangle('Position',[468.75 -781.25 31.25 31.25], 'FaceColor',[0 0 0]);
rectangle('Position',[437.5 -812.5 31.25 31.25], 'FaceColor',[1 1 1]);
rectangle('Position',[468.75 -812.5 31.25 31.25], 'FaceColor',[1 1 1]);
rectangle('Position',[375 -843.75 31.25 31.25], 'FaceColor',[1 1 1]);
rectangle('Position',[406.25 -843.75 31.25 31.25], 'FaceColor',[1 1 1]);
rectangle('Position',[375 -875 31.25 31.25], 'FaceColor',[0 0 0]);
rectangle('Position',[406.25 -875 31.25 31.25], 'FaceColor',[0 0 0]);
rectangle('Position',[437.5 -843.75 31.25 31.25], 'FaceColor',[1 1 1]);
rectangle('Position',[468.75 -843.75 31.25 31.25], 'FaceColor',[1 1 1]);
rectangle('Position',[437.5 -875 31.25 31.25], 'FaceColor',[0 0 0]);
rectangle('Position',[468.75 -875 31.25 31.25], 'FaceColor',[1 1 1]);
rectangle('Position',[250 -906.25 31.25 31.25], 'FaceColor',[0 0 0]);
rectangle('Position',[281.25 -906.25 31.25 31.25], 'FaceColor',[0 0 0]);
rectangle('Position',[250 -937.5 31.25 31.25], 'FaceColor',[0 0 0]);
rectangle('Position',[281.25 -937.5 31.25 31.25], 'FaceColor',[1 1 1]);
rectangle('Position',[312.5 -906.25 31.25 31.25], 'FaceColor',[0 0 0]);
rectangle('Position',[343.75 -906.25 31.25 31.25], 'FaceColor',[0 0 0]);
rectangle('Position',[312.5 -937.5 31.25 31.25], 'FaceColor',[1 1 1]);
rectangle('Position',[343.75 -937.5 31.25 31.25], 'FaceColor',[1 1 1]);
rectangle('Position',[250 -968.75 31.25 31.25], 'FaceColor',[0 0 0]);
rectangle('Position',[281.25 -968.75 31.25 31.25], 'FaceColor',[1 1 1]);
rectangle('Position',[250 -1000 31.25 31.25], 'FaceColor',[0 0 0]);
rectangle('Position',[281.25 -1000 31.25 31.25], 'FaceColor',[0 0 0]);
rectangle('Position',[312.5 -968.75 31.25 31.25], 'FaceColor',[1 1 1]);
rectangle('Position',[343.75 -968.75 31.25 31.25], 'FaceColor',[1 1 1]);
rectangle('Position',[312.5 -1000 31.25 31.25], 'FaceColor',[0 0 0]);
rectangle('Position',[343.75 -1000 31.25 31.25], 'FaceColor',[0 0 0]);
rectangle('Position',[375 -906.25 31.25 31.25], 'FaceColor',[0 0 0]);
rectangle('Position',[406.25 -906.25 31.25 31.25], 'FaceColor',[0 0 0]);
rectangle('Position',[375 -937.5 31.25 31.25], 'FaceColor',[1 1 1]);
rectangle('Position',[406.25 -937.5 31.25 31.25], 'FaceColor',[1 1 1]);
rectangle('Position',[437.5 -906.25 31.25 31.25], 'FaceColor',[0 0 0]);
rectangle('Position',[468.75 -906.25 31.25 31.25], 'FaceColor',[1 1 1]);
rectangle('Position',[437.5 -937.5 31.25 31.25], 'FaceColor',[1 1 1]);
rectangle('Position',[468.75 -937.5 31.25 31.25], 'FaceColor',[1 1 1]);
rectangle('Position',[375 -968.75 31.25 31.25], 'FaceColor',[1 1 1]);
rectangle('Position',[406.25 -968.75 31.25 31.25], 'FaceColor',[1 1 1]);
rectangle('Position',[375 -1000 31.25 31.25], 'FaceColor',[0 0 0]);
rectangle('Position',[406.25 -1000 31.25 31.25], 'FaceColor',[0 0 0]);
rectangle('Position',[437.5 -968.75 31.25 31.25], 'FaceColor',[1 1 1]);
rectangle('Position',[468.75 -968.75 31.25 31.25], 'FaceColor',[1 1 1]);
rectangle('Position',[437.5 -1000 31.25 31.25], 'FaceColor',[0 0 0]);
rectangle('Position',[468.75 -1000 31.25 31.25], 'FaceColor',[0 0 0]);
rectangle('Position',[562.5 -531.25 31.25 31.25], 'FaceColor',[0 0 0]);
rectangle('Position',[593.75 -531.25 31.25 31.25], 'FaceColor',[0 0 0]);
rectangle('Position',[562.5 -562.5 31.25 31.25], 'FaceColor',[0 0 0]);
rectangle('Position',[593.75 -562.5 31.25 31.25], 'FaceColor',[1 1 1]);
rectangle('Position',[562.5 -593.75 31.25 31.25], 'FaceColor',[0 0 0]);
rectangle('Position',[593.75 -593.75 31.25 31.25], 'FaceColor',[1 1 1]);
rectangle('Position',[562.5 -625 31.25 31.25], 'FaceColor',[0 0 0]);
rectangle('Position',[593.75 -625 31.25 31.25], 'FaceColor',[1 1 1]);
rectangle('Position',[625 -531.25 31.25 31.25], 'FaceColor',[0 0 0]);
rectangle('Position',[656.25 -531.25 31.25 31.25], 'FaceColor',[1 1 1]);
rectangle('Position',[625 -562.5 31.25 31.25], 'FaceColor',[1 1 1]);
rectangle('Position',[656.25 -562.5 31.25 31.25], 'FaceColor',[1 1 1]);
rectangle('Position',[500 -656.25 31.25 31.25], 'FaceColor',[0 0 0]);
rectangle('Position',[531.25 -656.25 31.25 31.25], 'FaceColor',[0 0 0]);
rectangle('Position',[500 -687.5 31.25 31.25], 'FaceColor',[1 1 1]);
rectangle('Position',[531.25 -687.5 31.25 31.25], 'FaceColor',[1 1 1]);
rectangle('Position',[562.5 -656.25 31.25 31.25], 'FaceColor',[0 0 0]);
rectangle('Position',[593.75 -656.25 31.25 31.25], 'FaceColor',[1 1 1]);
rectangle('Position',[562.5 -687.5 31.25 31.25], 'FaceColor',[1 1 1]);
rectangle('Position',[593.75 -687.5 31.25 31.25], 'FaceColor',[1 1 1]);
rectangle('Position',[875 -531.25 31.25 31.25], 'FaceColor',[1 1 1]);
rectangle('Position',[906.25 -531.25 31.25 31.25], 'FaceColor',[0 0 0]);
rectangle('Position',[875 -562.5 31.25 31.25], 'FaceColor',[1 1 1]);
rectangle('Position',[906.25 -562.5 31.25 31.25], 'FaceColor',[0 0 0]);
rectangle('Position',[937.5 -593.75 31.25 31.25], 'FaceColor',[1 1 1]);
rectangle('Position',[968.75 -593.75 31.25 31.25], 'FaceColor',[0 0 0]);
rectangle('Position',[937.5 -625 31.25 31.25], 'FaceColor',[1 1 1]);
rectangle('Position',[968.75 -625 31.25 31.25], 'FaceColor',[0 0 0]);
rectangle('Position',[937.5 -656.25 31.25 31.25], 'FaceColor',[1 1 1]);
rectangle('Position',[968.75 -656.25 31.25 31.25], 'FaceColor',[0 0 0]);
rectangle('Position',[937.5 -687.5 31.25 31.25], 'FaceColor',[1 1 1]);
rectangle('Position',[968.75 -687.5 31.25 31.25], 'FaceColor',[0 0 0]);
rectangle('Position',[500 -781.25 31.25 31.25], 'FaceColor',[0 0 0]);
rectangle('Position',[531.25 -781.25 31.25 31.25], 'FaceColor',[0 0 0]);
rectangle('Position',[500 -812.5 31.25 31.25], 'FaceColor',[1 1 1]);
rectangle('Position',[531.25 -812.5 31.25 31.25], 'FaceColor',[0 0 0]);
rectangle('Position',[500 -843.75 31.25 31.25], 'FaceColor',[1 1 1]);
rectangle('Position',[531.25 -843.75 31.25 31.25], 'FaceColor',[0 0 0]);
rectangle('Position',[500 -875 31.25 31.25], 'FaceColor',[1 1 1]);
rectangle('Position',[531.25 -875 31.25 31.25], 'FaceColor',[0 0 0]);
rectangle('Position',[625 -843.75 31.25 31.25], 'FaceColor',[1 1 1]);
rectangle('Position',[656.25 -843.75 31.25 31.25], 'FaceColor',[1 1 1]);
rectangle('Position',[625 -875 31.25 31.25], 'FaceColor',[0 0 0]);
rectangle('Position',[656.25 -875 31.25 31.25], 'FaceColor',[0 0 0]);
rectangle('Position',[687.5 -843.75 31.25 31.25], 'FaceColor',[1 1 1]);
rectangle('Position',[718.75 -843.75 31.25 31.25], 'FaceColor',[1 1 1]);
rectangle('Position',[687.5 -875 31.25 31.25], 'FaceColor',[0 0 0]);
rectangle('Position',[718.75 -875 31.25 31.25], 'FaceColor',[1 1 1]);
rectangle('Position',[500 -906.25 31.25 31.25], 'FaceColor',[1 1 1]);
rectangle('Position',[531.25 -906.25 31.25 31.25], 'FaceColor',[0 0 0]);
rectangle('Position',[500 -937.5 31.25 31.25], 'FaceColor',[1 1 1]);
rectangle('Position',[531.25 -937.5 31.25 31.25], 'FaceColor',[0 0 0]);
rectangle('Position',[500 -968.75 31.25 31.25], 'FaceColor',[1 1 1]);
rectangle('Position',[531.25 -968.75 31.25 31.25], 'FaceColor',[0 0 0]);
rectangle('Position',[500 -1000 31.25 31.25], 'FaceColor',[0 0 0]);
rectangle('Position',[531.25 -1000 31.25 31.25], 'FaceColor',[0 0 0]);
rectangle('Position',[625 -906.25 31.25 31.25], 'FaceColor',[0 0 0]);
rectangle('Position',[656.25 -906.25 31.25 31.25], 'FaceColor',[0 0 0]);
rectangle('Position',[625 -937.5 31.25 31.25], 'FaceColor',[1 1 1]);
rectangle('Position',[656.25 -937.5 31.25 31.25], 'FaceColor',[1 1 1]);
rectangle('Position',[687.5 -906.25 31.25 31.25], 'FaceColor',[0 0 0]);
rectangle('Position',[718.75 -906.25 31.25 31.25], 'FaceColor',[1 1 1]);
rectangle('Position',[687.5 -937.5 31.25 31.25], 'FaceColor',[1 1 1]);
rectangle('Position',[718.75 -937.5 31.25 31.25], 'FaceColor',[1 1 1]);
rectangle('Position',[625 -968.75 31.25 31.25], 'FaceColor',[1 1 1]);
rectangle('Position',[656.25 -968.75 31.25 31.25], 'FaceColor',[1 1 1]);
rectangle('Position',[625 -1000 31.25 31.25], 'FaceColor',[0 0 0]);
rectangle('Position',[656.25 -1000 31.25 31.25], 'FaceColor',[0 0 0]);
rectangle('Position',[687.5 -968.75 31.25 31.25], 'FaceColor',[1 1 1]);
rectangle('Position',[718.75 -968.75 31.25 31.25], 'FaceColor',[1 1 1]);
rectangle('Position',[687.5 -1000 31.25 31.25], 'FaceColor',[0 0 0]);
rectangle('Position',[718.75 -1000 31.25 31.25], 'FaceColor',[0 0 0]);
rectangle('Position',[750 -781.25 31.25 31.25], 'FaceColor',[0 0 0]);
rectangle('Position',[781.25 -781.25 31.25 31.25], 'FaceColor',[0 0 0]);
rectangle('Position',[750 -812.5 31.25 31.25], 'FaceColor',[1 1 1]);
rectangle('Position',[781.25 -812.5 31.25 31.25], 'FaceColor',[1 1 1]);
rectangle('Position',[875 -781.25 31.25 31.25], 'FaceColor',[0 0 0]);
rectangle('Position',[906.25 -781.25 31.25 31.25], 'FaceColor',[0 0 0]);
rectangle('Position',[875 -812.5 31.25 31.25], 'FaceColor',[1 1 1]);
rectangle('Position',[906.25 -812.5 31.25 31.25], 'FaceColor',[1 1 1]);
rectangle('Position',[937.5 -781.25 31.25 31.25], 'FaceColor',[0 0 0]);
rectangle('Position',[968.75 -781.25 31.25 31.25], 'FaceColor',[0 0 0]);
rectangle('Position',[937.5 -812.5 31.25 31.25], 'FaceColor',[1 1 1]);
rectangle('Position',[968.75 -812.5 31.25 31.25], 'FaceColor',[0 0 0]);
rectangle('Position',[937.5 -843.75 31.25 31.25], 'FaceColor',[1 1 1]);
rectangle('Position',[968.75 -843.75 31.25 31.25], 'FaceColor',[0 0 0]);
rectangle('Position',[937.5 -875 31.25 31.25], 'FaceColor',[1 1 1]);
rectangle('Position',[968.75 -875 31.25 31.25], 'FaceColor',[0 0 0]);
rectangle('Position',[812.5 -906.25 31.25 31.25], 'FaceColor',[0 0 0]);
rectangle('Position',[843.75 -906.25 31.25 31.25], 'FaceColor',[0 0 0]);
rectangle('Position',[812.5 -937.5 31.25 31.25], 'FaceColor',[1 1 1]);
rectangle('Position',[843.75 -937.5 31.25 31.25], 'FaceColor',[1 1 1]);
rectangle('Position',[750 -968.75 31.25 31.25], 'FaceColor',[1 1 1]);
rectangle('Position',[781.25 -968.75 31.25 31.25], 'FaceColor',[1 1 1]);
rectangle('Position',[750 -1000 31.25 31.25], 'FaceColor',[0 0 0]);
rectangle('Position',[781.25 -1000 31.25 31.25], 'FaceColor',[0 0 0]);
rectangle('Position',[812.5 -968.75 31.25 31.25], 'FaceColor',[1 1 1]);
rectangle('Position',[843.75 -968.75 31.25 31.25], 'FaceColor',[1 1 1]);
rectangle('Position',[812.5 -1000 31.25 31.25], 'FaceColor',[0 0 0]);
rectangle('Position',[843.75 -1000 31.25 31.25], 'FaceColor',[0 0 0]);
rectangle('Position',[937.5 -906.25 31.25 31.25], 'FaceColor',[1 1 1]);
rectangle('Position',[968.75 -906.25 31.25 31.25], 'FaceColor',[0 0 0]);
rectangle('Position',[937.5 -937.5 31.25 31.25], 'FaceColor',[1 1 1]);
rectangle('Position',[968.75 -937.5 31.25 31.25], 'FaceColor',[0 0 0]);
rectangle('Position',[875 -968.75 31.25 31.25], 'FaceColor',[1 1 1]);
rectangle('Position',[906.25 -968.75 31.25 31.25], 'FaceColor',[1 1 1]);
rectangle('Position',[875 -1000 31.25 31.25], 'FaceColor',[0 0 0]);
rectangle('Position',[906.25 -1000 31.25 31.25], 'FaceColor',[0 0 0]);
rectangle('Position',[937.5 -968.75 31.25 31.25], 'FaceColor',[1 1 1]);
rectangle('Position',[968.75 -968.75 31.25 31.25], 'FaceColor',[0 0 0]);
rectangle('Position',[937.5 -1000 31.25 31.25], 'FaceColor',[0 0 0]);
rectangle('Position',[968.75 -1000 31.25 31.25], 'FaceColor',[0 0 0]);
X=[933.333,906.25,906.25,859.375,828.125,796.875,765.625,765.625,796.875,828.125,859.375,906.25,906.25,859.375,828.125,781.25,718.75,656.25,609.375,578.125,546.875,515.625,468.75,406.25,343.75,296.875,296.875,281.25,218.75,171.875,140.625,109.375,78.125,78.125,109.375,109.375,109.375,109.375,109.375,93.75,78.125,78.125,93.75,66.6667];
Y=[-66.6667,-93.75,-156.25,-203.125,-203.125,-203.125,-234.375,-265.625,-296.875,-296.875,-296.875,-343.75,-406.25,-421.875,-421.875,-468.75,-531.25,-593.75,-640.625,-671.875,-671.875,-671.875,-656.25,-593.75,-531.25,-484.375,-453.125,-406.25,-406.25,-453.125,-484.375,-515.625,-546.875,-578.125,-609.375,-640.625,-671.875,-703.125,-734.375,-781.25,-828.125,-859.375,-906.25,-933.333];
hold on;
plot(X,Y,'r');
legend('4388.07','Location','southoutside');
